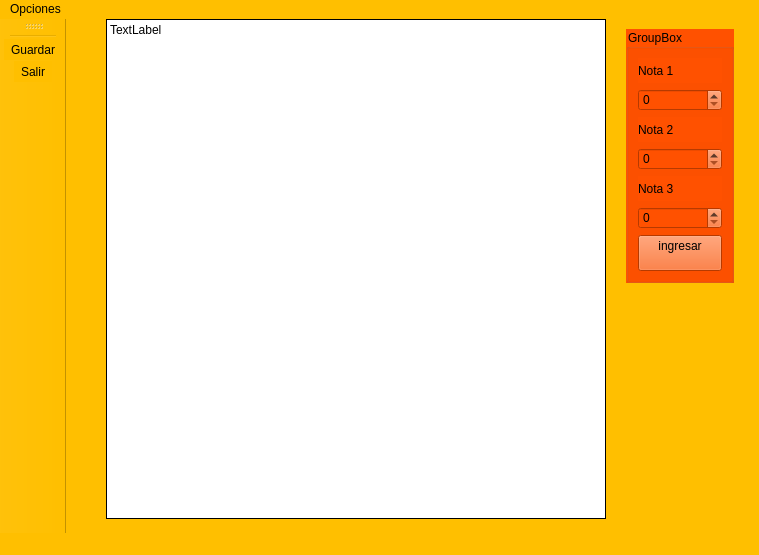
<?xml version="1.0" encoding="UTF-8"?>
<ui version="4.0">
 <class>Principal</class>
 <widget class="QMainWindow" name="Principal">
  <property name="geometry">
   <rect>
    <x>0</x>
    <y>0</y>
    <width>759</width>
    <height>555</height>
   </rect>
  </property>
  <property name="windowTitle">
   <string>Principal</string>
  </property>
  <property name="windowIcon">
   <iconset resource="recursos.qrc">
    <normaloff>:/new/prefix1/recursos/beneficios.png</normaloff>:/new/prefix1/recursos/beneficios.png</iconset>
  </property>
  <property name="styleSheet">
   <string notr="true">background-color: rgb(255, 191, 0);
color: rgb(0, 0, 0);</string>
  </property>
  <widget class="QWidget" name="centralwidget">
   <widget class="QLabel" name="cuadro">
    <property name="geometry">
     <rect>
      <x>40</x>
      <y>0</y>
      <width>500</width>
      <height>500</height>
     </rect>
    </property>
    <property name="minimumSize">
     <size>
      <width>500</width>
      <height>500</height>
     </size>
    </property>
    <property name="styleSheet">
     <string notr="true">background-color: rgb(255, 255, 255);</string>
    </property>
    <property name="frameShape">
     <enum>QFrame::Box</enum>
    </property>
    <property name="text">
     <string>TextLabel</string>
    </property>
    <property name="alignment">
     <set>Qt::AlignLeading|Qt::AlignLeft|Qt::AlignTop</set>
    </property>
   </widget>
   <widget class="QGroupBox" name="groupBox">
    <property name="geometry">
     <rect>
      <x>560</x>
      <y>10</y>
      <width>108</width>
      <height>254</height>
     </rect>
    </property>
    <property name="styleSheet">
     <string notr="true">background-color: rgb(255, 81, 0);
color: rgb(0, 0, 0);</string>
    </property>
    <property name="title">
     <string>GroupBox</string>
    </property>
    <layout class="QVBoxLayout" name="verticalLayout">
     <item>
      <widget class="QLabel" name="label">
       <property name="text">
        <string>Nota 1</string>
       </property>
      </widget>
     </item>
     <item>
      <widget class="QSpinBox" name="inNota1">
       <property name="maximum">
        <number>400</number>
       </property>
      </widget>
     </item>
     <item>
      <widget class="QLabel" name="label_2">
       <property name="text">
        <string>Nota 2</string>
       </property>
      </widget>
     </item>
     <item>
      <widget class="QSpinBox" name="inNota2">
       <property name="maximum">
        <number>400</number>
       </property>
      </widget>
     </item>
     <item>
      <widget class="QLabel" name="label_3">
       <property name="text">
        <string>Nota 3</string>
       </property>
      </widget>
     </item>
     <item>
      <widget class="QSpinBox" name="inNota3">
       <property name="maximum">
        <number>400</number>
       </property>
      </widget>
     </item>
     <item>
      <widget class="QPushButton" name="cmdGraficar">
       <property name="text">
        <string>ingresar
</string>
       </property>
      </widget>
     </item>
    </layout>
   </widget>
  </widget>
  <widget class="QMenuBar" name="menubar">
   <property name="geometry">
    <rect>
     <x>0</x>
     <y>0</y>
     <width>759</width>
     <height>25</height>
    </rect>
   </property>
   <widget class="QMenu" name="menuOpciones">
    <property name="title">
     <string>Opciones</string>
    </property>
    <addaction name="actionGuardar"/>
    <addaction name="actionSalir"/>
   </widget>
   <addaction name="menuOpciones"/>
  </widget>
  <widget class="QStatusBar" name="statusbar"/>
  <widget class="QToolBar" name="toolBar">
   <property name="minimumSize">
    <size>
     <width>50</width>
     <height>0</height>
    </size>
   </property>
   <property name="windowTitle">
    <string>toolBar</string>
   </property>
   <attribute name="toolBarArea">
    <enum>LeftToolBarArea</enum>
   </attribute>
   <attribute name="toolBarBreak">
    <bool>false</bool>
   </attribute>
   <addaction name="separator"/>
   <addaction name="actionGuardar"/>
   <addaction name="actionSalir"/>
  </widget>
  <action name="actionGuardar">
   <property name="icon">
    <iconset resource="recursos.qrc">
     <normaloff>:/new/prefix1/recursos/disquete.png</normaloff>:/new/prefix1/recursos/disquete.png</iconset>
   </property>
   <property name="text">
    <string>Guardar</string>
   </property>
  </action>
  <action name="actionSalir">
   <property name="icon">
    <iconset resource="recursos.qrc">
     <normaloff>:/new/prefix1/recursos/flecha.png</normaloff>:/new/prefix1/recursos/flecha.png</iconset>
   </property>
   <property name="text">
    <string>Salir </string>
   </property>
  </action>
 </widget>
 <resources>
  <include location="recursos.qrc"/>
 </resources>
 <connections/>
</ui>
